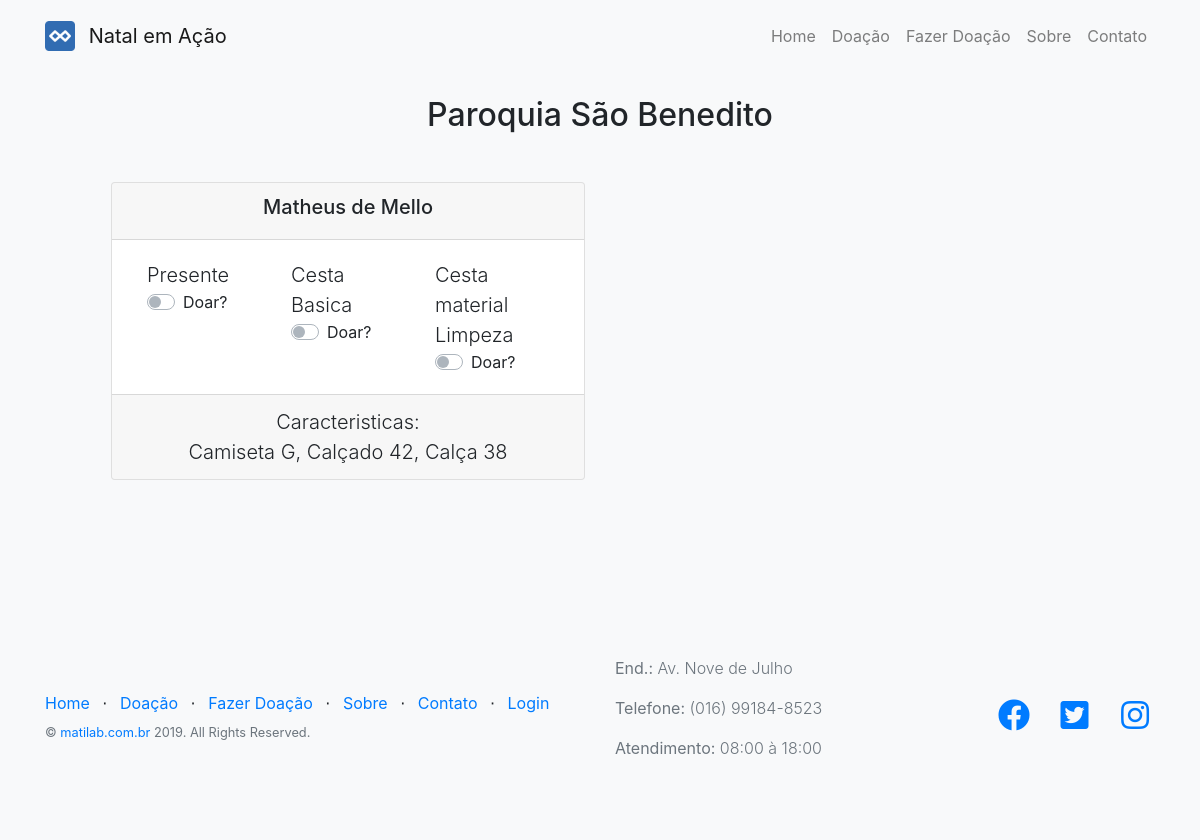
Page /doacao/doar on the earlier database version.
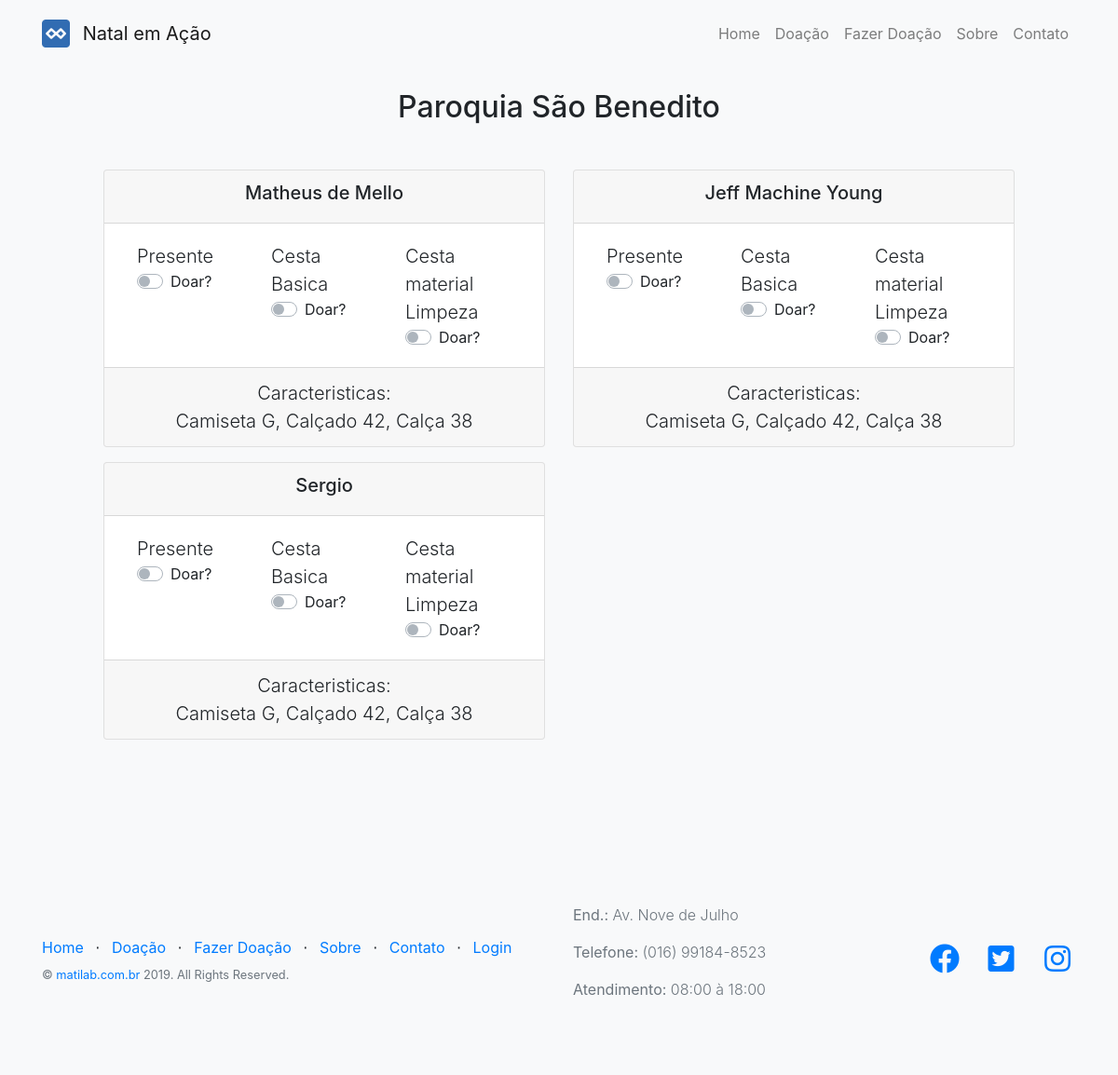
Same page on the later database version.
### tables this page shows
CREATE TABLE `tbl_pagina` (
  `id_pagina` int(11) NOT NULL AUTO_INCREMENT,
  `pagina` varchar(150) NOT NULL,
  `url` varchar(150) NOT NULL,
  `principal` enum('Não','Sim') NOT NULL DEFAULT 'Não',
  `configuracao` enum('Não','Sim') NOT NULL DEFAULT 'Não',
  `ativo` enum('Ativo','Desativado') NOT NULL DEFAULT 'Ativo',
  `ordem` int(3) NOT NULL,
  PRIMARY KEY (`id_pagina`)
);

CREATE TABLE `tbl_entidade` (
  `id_entidade` int(11) NOT NULL AUTO_INCREMENT,
  `nome_entidade` varchar(150) NOT NULL,
  `nome_fantasia` varchar(250) NOT NULL,
  `endereco` varchar(250) NOT NULL,
  `numero` varchar(10) NOT NULL,
  `telefone` varchar(12) NOT NULL,
  `complemento` varchar(100) DEFAULT NULL,
  `ativo` enum('Ativo','Desativado') NOT NULL DEFAULT 'Ativo',
  PRIMARY KEY (`id_entidade`)
);

CREATE TABLE `tbl_movimento` (
  `id_movimento` int(11) NOT NULL AUTO_INCREMENT,
  `id_entidade` int(11) NOT NULL,
  `id_beneficiado` int(11) NOT NULL,
  `dt_periodo` date NOT NULL,
  PRIMARY KEY (`id_movimento`),
  KEY `fk_mov_entidade` (`id_entidade`),
  KEY `fk_mov_benef` (`id_beneficiado`),
  CONSTRAINT `fk_mov_benef` FOREIGN KEY (`id_beneficiado`) REFERENCES `tbl_beneficiado` (`id_beneficiado`),
  CONSTRAINT `fk_mov_entidade` FOREIGN KEY (`id_entidade`) REFERENCES `tbl_entidade` (`id_entidade`)
);

CREATE TABLE `tbl_beneficiado` (
  `id_beneficiado` int(11) NOT NULL AUTO_INCREMENT,
  `id_entidade` int(11) NOT NULL,
  `nome_benef` varchar(250) NOT NULL,
  `nr_rg_cpf` varchar(14) NOT NULL,
  `endereco` varchar(250) NOT NULL,
  `numero` varchar(10) NOT NULL,
  `telefone` varchar(12) NOT NULL,
  `complemento` varchar(100) DEFAULT NULL,
  `ativo` enum('Ativo','Desativado') NOT NULL DEFAULT 'Ativo',
  `caracteristicas` varchar(150) NOT NULL,
  PRIMARY KEY (`id_beneficiado`),
  KEY `fk_entidade_benef` (`id_entidade`),
  CONSTRAINT `fk_entidade_benef` FOREIGN KEY (`id_entidade`) REFERENCES `tbl_entidade` (`id_entidade`)
);

### application/libraries/Template.php (called while the page is built, shortened)
<?php
class Template {
	protected $CI;
	protected $data = [];
  public function __construct()
  {
    $this->CI =& get_instance();
    $this->data['arrCss'] = [];
  }
  public function show($view, $vars = array(), $return = FALSE)
  {
    $this->CI->load->model('Configuracao_model', 'cfg');
    $this->data['head'] = $this->CI->cfg->getPaginaConfig('cabecalho');
    $this->data['foot'] = $this->CI->cfg->getPaginaConfig('rodape');
    $this->data['pages'] = $this->CI->cfg->getPaginas();
    $this->data = array_merge($this->data, $vars);
    $this->CI->load->view('pagina/comuns/header', $this->data);
    $this->CI->load->view($view, $this->data, $return);
    $this->CI->load->view('pagina/comuns/footer', $this->data);
  }
  private function setJS(){
    $this->data['arrJS'] = [];
    array_push($this->data['arrJS'], base_url_webapp("js/componentes/bootstrap/jquery.min.js"));
    array_push($this->data['arrJS'], base_url_webapp("js/componentes/bootstrap/bootstrap.bundle.min.js"));
    array_push($this->data['arrJS'], base_url_webapp("js/componentes/bootstrap/bootstrap.min.js"));
  }
  public function addCssWebapp($css){
    array_push($this->data['arrCss'], base_url_webapp("$css"));
  }
}

### application/controllers/Welcome.php (called while the page is built, shortened)
<?php
class Welcome extends MY_Controller {
	public function index($slug = 'home')
	{
    	$this->data['slug'] = $slug;
		if (method_exists($this, $slug))
			$this->$slug();
		else
			show_404();
	}
	private function doar(){
		$this->template->addCssWebapp('css/style/main-page.css');
		$this->data['doar'] = $this->projetos->getPaginaCampos('doar');
		$this->data['movimentos'] = $this->projetos->getMovimentos();
		$this->template->show('pagina/doar', $this->data);
	}
}

### index.php (called while the page is built, shortened)
<?php
require_once BASEPATH.'core/CodeIgniter.php';

### application/helpers/funcoes_helper.php (called while the page is built, shortened)
<?php if ( ! defined('BASEPATH')) exit('No direct script access allowed');
function base_url_webapp($uri = '', $protocol = NULL) {
	$CI =& get_instance();
	$uri = 'assets/webapp/' . $uri;
	return $CI->config->base_url($uri, $protocol);
}
function nome_projeto(){
  return "Natal em Ação";
}
function is_set($array, $param){
  return isset($array[$param]) ? $array[$param] : "";
}

### application/models/Configuracao_model.php (called while the page is built, shortened)
<?php
class Configuracao_model extends CI_Model {
  public function getPaginas() {
    return $this->db->order_by('ordem')->get_where('tbl_pagina', ['ativo' => 'Ativo', 'configuracao' => 'Não'])->result();
  }
}

### application/models/Projetos_model.php (called while the page is built, shortened)
<?php
class Projetos_model extends CI_Model {
  public function getEntidades(){
    return $this->db->get_where('tbl_entidade',['ativo' => 'Ativo'])->result();
  }
  public function getBeneficiado($id){
    return $this->db->get_where('tbl_beneficiado',['ativo' => 'Ativo', 'id_beneficiado' => $id])->row();
  }
  public function getMovimentos(){
    $entidades = $this->getEntidades();
    foreach ($entidades as $key1 => $entidade) {
      $movs = $this->db->get_where('tbl_movimento', ['id_entidade' => $entidade->id_entidade])->result();
      foreach ($movs as $key => $mov) {
        $movs[$key]->benefeciado = $this->getBeneficiado($mov->id_beneficiado);
      }
      $entidades[$key1]->beneficiados = $movs;
    }
    return $entidades;
  }
}

### application/views/pagina/doar.php (the view, shortened to what this page needs)
<?php foreach ($movimentos as $mov) : ?>
  <section class="features-icons text-center p-5 m-5" id="doacao">
    <div class="container">
      <h2 class="mb-5"><?= $mov->nome_fantasia ?></h2>
      <div class="row">
      	<?php foreach ($mov->beneficiados as $benef) : ?>
        <div class="col-lg-6">
          <div class=" mx-auto mb-5 mb-lg-0 mb-lg-3">
			<div class="card">
			  <div class="card-header">
			    <h5><?= $benef->benefeciado->nome_benef ?></h5>
			  </div>
			  <div class="card-body">
			  	<div class="container">
			  		<div class="row text-left">
					  	<div class="col-lg-4">
					  		<p class="lead mb-0"> Presente </p>
						  	<div class="custom-control custom-switch mb-auto">
							  <label class="custom-control-label" for="customSwitch1">Doar?</label>
							</div>
						</div>
					  	<div class="col-lg-4">
					  		<p class="lead mb-0"> Cesta Basica </p>
						  	<div class="custom-control custom-switch mb-auto">
							  <label class="custom-control-label" for="customSwitch1">Doar?</label>
							</div>
						</div>
					  	<div class="col-lg-4">
					  		<p class="lead mb-0"> Cesta material Limpeza </p>
						  	<div class="custom-control custom-switch mb-auto">
							  <label class="custom-control-label" for="customSwitch1">Doar?</label>
							</div>
						</div>
					</div>
				</div>
			  </div>
			  <div class="card-footer">
	         	<p class="lead mb-0">Caracteristicas:</p>
	            <p class="lead mb-0"><?= $benef->benefeciado->caracteristicas ?></p>
			  </div>
			</div>
          </div>
        </div>
    	<?php endforeach; ?>
      </div>
    </div>
  </section>
<?php endforeach; ?>

### application/views/pagina/comuns/header.php (shortened to what this page needs)
<!DOCTYPE html>
<html lang="en">
  <head>
    <link href="<?= base_url_webapp("css/components/fontawesome-free/all.min.css") ?>" rel="stylesheet">
    <link href="<?= base_url_webapp("css/components/simple-line-icons/css/simple-line-icons.css") ?>" rel="stylesheet" type="text/css">
    <link rel="stylesheet" href="<?= base_url_webapp("css/master.css") ?>">
    <?php if(isset($arrCss)) foreach($arrCss as $css): ?>
    <link rel="stylesheet" href="<?= $css ?>">
    <?php endforeach; ?>
  </head>
  <body class="bg-light">
	<nav class="navbar navbar-expand-lg fixed-top navbar-light bg-light py-3">
    <div class="container">
      <a class="navbar-brand" href="<?= base_url() ?>">
        <img src="<?= base_url("assets/images/apple-touch-icon.png") ?>" width="30" height="30" class="d-inline-block align-top mr-2" alt="">
        <?= nome_projeto() ?>
      </a>
      <div class="collapse navbar-collapse" id="navbarNav">
        <ul class="navbar-nav ml-auto">
          <?php foreach($pages as $page): ?>
          <li class="nav-item">
            <a class="nav-link" href="<?= base_url($page->url) ?>"><?= $page->pagina ?></a>
          </li>
          <?php endforeach; ?>
        </ul>
      </div>
    </div>
	</nav>

### application/views/pagina/comuns/footer.php (shortened to what this page needs)
<?php if (isset($foot)) : ?>
  <footer class="footer mt-auto bg-light" id="contato">
    <div class="container">
      <div class="row">
        <div class="col-lg-6 h-100 text-center text-lg-left my-auto">
          <ul class="list-inline mb-2">
            <?php foreach($pages as $page): ?>
            <li class="list-inline-item">
              <a href="<?= base_url($page->url) ?>"><?= $page->pagina ?></a>
            </li>
            <li class="list-inline-item">&sdot;</li>
            <?php endforeach; ?>
            <li class="list-inline-item">
              <a href="<?= base_url("accounts/login") ?>">Login</a>
            </li>
          </ul>
          <p class="text-muted small mb-4 mb-lg-0">&copy; <a href="http://www.matilab.com.br" target="_blank">matilab.com.br</a> 2019. All Rights Reserved.</p>
        </div>
        <div class="col-lg-3 h-100 text-center text-lg-left my-auto">
          <?php if (is_set($foot, 'endereco') !== ''): ?>
          <p class="text-muted font-weight-light"><b>End.:</b> <?= is_set($foot, 'endereco') ?></p>
          <?php endif; ?>
          <?php if (is_set($foot, 'telefone') !== ''): ?>
          <p class="text-muted font-weight-light"><b>Telefone:</b> <?= is_set($foot, 'telefone') ?></p>
          <?php endif; ?>
          <?php if (is_set($foot, 'horario') !== ''): ?>
          <p class="text-muted font-weight-light"><b>Atendimento:</b> <?= is_set($foot, 'horario') ?></p>
          <?php endif; ?>
        </div>
        <div class="col-lg-3 h-100 text-center text-lg-right my-auto">
          <ul class="list-inline mb-0">
            <?php if (is_set($foot, 'facebook') !== ''): ?>
            <li class="list-inline-item mr-3">
              <a href="<?= is_set($foot, 'facebook') ?>">
                <i class="fab fa-facebook fa-2x fa-fw"></i>
              </a>
            </li>
            <?php endif; ?>
            <?php if (is_set($foot, 'twitter') !== ''): ?>
            <li class="list-inline-item mr-3">
              <a href="<?= is_set($foot, 'twitter') ?>">
                <i class="fab fa-twitter-square fa-2x fa-fw"></i>
              </a>
            </li>
            <?php endif; ?>
            <?php if (is_set($foot, 'instagram') !== ''): ?>
            <li class="list-inline-item">
              <a href="<?= is_set($foot, 'instagram') ?>">
                <i class="fab fa-instagram fa-2x fa-fw"></i>
              </a>
            </li>
            <?php endif; ?>
          </ul>
        </div>
      </div>
    </div>
  </footer>
<?php endif; ?>
  </body>
</html>

### assets/webapp/css/style/main-page.css (style rules this page uses)
.features-icons { padding-top: 7rem; padding-bottom: 7rem; }
footer.footer { padding-top: 4rem; padding-bottom: 4rem; }

Differences in the rows shown:
added tbl_movimento: id_beneficiado.nome_benef "Jeff Machine Young", id_beneficiado.caracteristicas "Camiseta G, Calçado 42, Calça 38"
added tbl_movimento: id_beneficiado.nome_benef "Sergio", id_beneficiado.caracteristicas "Camiseta G, Calçado 42, Calça 38"
